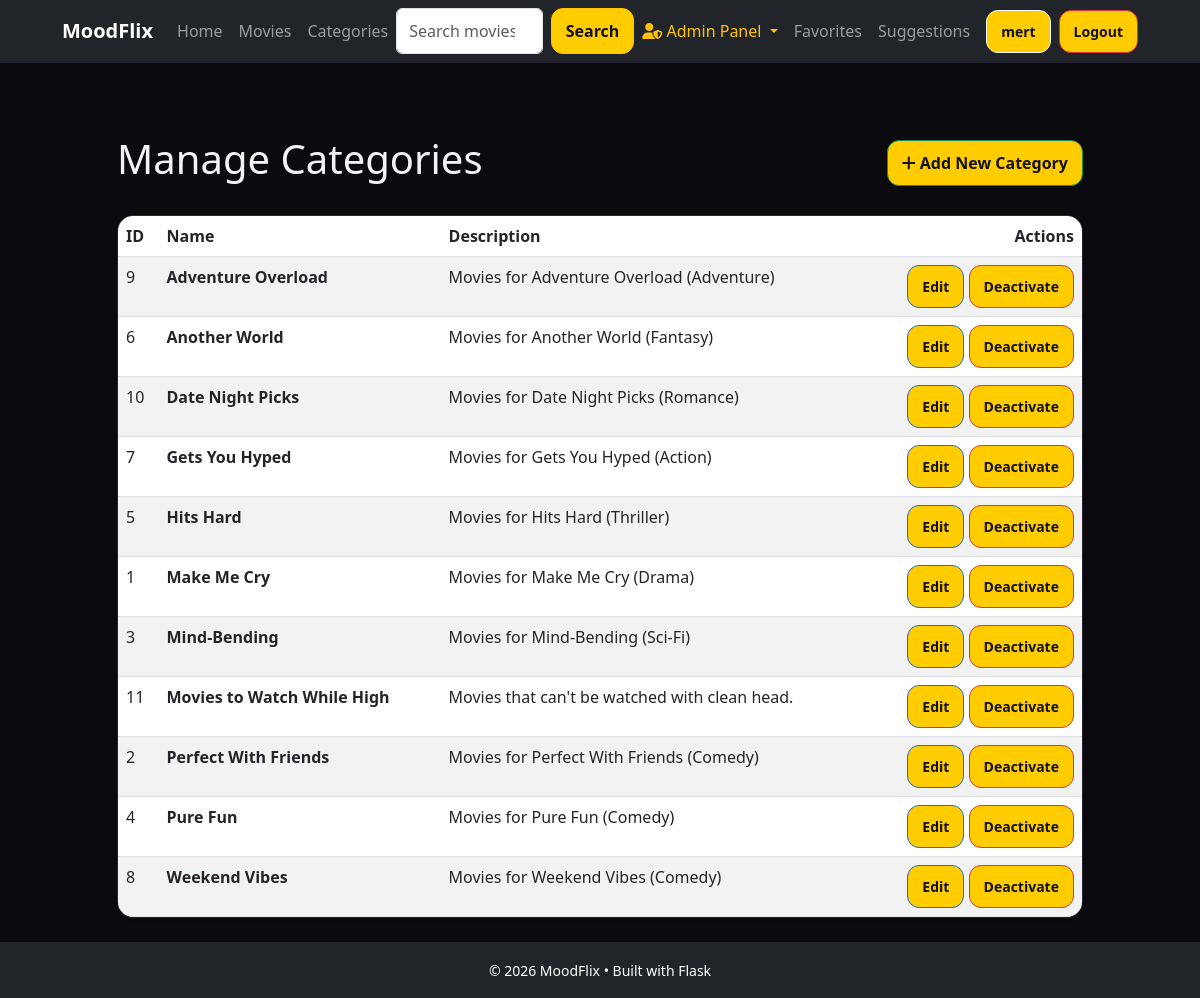
The app's page /admin/categories (signed in) with its own data.
### app/models/user.py (models this page shows, shortened)
class User(UserMixin, db.Model):
    __tablename__ = "users"
    id = db.Column(db.Integer, primary_key=True)
    email = db.Column(db.String(120), unique=True, nullable=False)
    username = db.Column(db.String(50), nullable=False)
    password_hash = db.Column(db.String(128), nullable=False)
    role = db.Column(db.String(20), nullable=False, default="user")  # "user" or "admin"
    created_at = db.Column(db.DateTime, nullable=False, default=datetime.utcnow)
    is_active = db.Column(db.Boolean, nullable=False, default=True)
    comments = db.relationship('Comment', backref='user', lazy='dynamic', cascade='all, delete-orphan')
    ratings = db.relationship('Rating', backref='user', lazy='dynamic', cascade='all, delete-orphan')
    favorites = db.relationship('Favorite', backref='user', lazy='dynamic', cascade='all, delete-orphan')
    suggestions = db.relationship('Suggestion', backref='user', lazy='dynamic', cascade='all, delete-orphan')

### app/models/mood_category.py (models this page shows, shortened)
class MoodCategory(db.Model):
    __tablename__ = "mood_categories"
    id = db.Column(db.Integer, primary_key=True)
    name = db.Column(db.String(255), nullable=False)
    description = db.Column(db.Text, nullable=True)

### app/controllers/admin_controller.py (the view)
@admin_bp.get("/categories")
def list_categories():
    guard = _require_admin()
    if guard:
        return guard
    categories = AdminService.adminListCategories()
    return render_template("admin/categories.html", categories=categories)

### app/__init__.py (called while the page is built)
def init_extensions(app: Flask) -> None:
    db.init_app(app)
    import_models()
    migrate.init_app(app, db)
    login_manager.init_app(app)
    login_manager.login_view = "auth.login"
    from app.models.user import User
    @login_manager.user_loader
    def load_user(user_id):
        return User.query.get(int(user_id))

### app/controllers/admin_controller.py (called while the page is built)
def _require_admin():
    if not current_user.is_authenticated:
        flash("Please log in as admin.", "error")
        return redirect(url_for("auth.login"))
    if getattr(current_user, "role", None) != "admin":
        flash("Admin access required.", "error")
        return redirect(url_for("home.index"))
    return None

### app/services/admin_service.py (called while the page is built)
    @staticmethod
    def adminListCategories() -> list[MoodCategory]:
        return MoodCategory.query.order_by(MoodCategory.name.asc()).all()

### app/views/templates/admin/categories.html (shortened to what this page needs)
{% extends "base.html" %}
{% block content %}
<div class="container mt-5">
    <div class="d-flex justify-content-between align-items-center mb-4">
        <h1>Manage Categories</h1>
        <a href="{{ url_for('admin.add_category') }}" class="btn btn-success">
            <i class="fas fa-plus"></i> Add New Category
        </a>
    </div>
    <div class="card shadow-sm">
        <div class="card-body p-0">
            <table class="table table-striped table-hover mb-0">
                <thead class="thead-dark">
                    <tr>
                        <th>ID</th>
                        <th>Name</th>
                        <th>Description</th>
                        <th class="text-end">Actions</th>
                    </tr>
                </thead>
                <tbody>
                    {% for category in categories %}
                    <tr>
                        <td>{{ category.id }}</td>
                        <td class="fw-bold">{{ category.name }}</td>
                        <td>{{ category.description }}</td>
                        <td class="text-end">
                            <a href="{{ url_for('admin.edit_category', category_id=category.id) }}" class="btn btn-sm btn-outline-primary">
                                Edit
                            </a>
                            <form action="{{ url_for('admin.deactivate_category', category_id=category.id) }}" method="POST" class="d-inline-block" onsubmit="return confirm('Are you sure? This will remove this category from all movies.');">
                                <button type="submit" class="btn btn-sm btn-outline-danger">
                                    Deactivate
                                </button>
                            </form>
                        </td>
                    </tr>
                    {% else %}
                    <tr>
                        <td colspan="4" class="text-center py-4">
                            <p class="text-muted mb-0">No categories found.</p>
                        </td>
                    </tr>
                    {% endfor %}
                </tbody>
            </table>
        </div>
    </div>
</div>
{% endblock %}

### app/views/templates/base.html (shortened to what this page needs)
<!doctype html>
<html lang="en">
<head>
  <link href="https://cdn.jsdelivr.net/npm/bootstrap@5.3.0/dist/css/bootstrap.min.css" rel="stylesheet">
  <link rel="stylesheet" href="https://cdnjs.cloudflare.com/ajax/libs/font-awesome/6.0.0/css/all.min.css">
  <link rel="stylesheet" href="{{ url_for('static', filename='css/style.css') }}">
</head>
<body>
  <nav class="navbar navbar-expand-lg navbar-dark bg-dark sticky-top" style = "z-index: 1050;">
    <div class="container">
      <a href="{{ url_for('home.index') }}" class="navbar-brand fw-bold">MoodFlix</a>
      <div class="collapse navbar-collapse" id="navbarNav">
        <ul class="navbar-nav me-auto">
            <li class="nav-item">
                <a class="nav-link" href="{{ url_for('home.index') }}"> {{ 'Home' | translate }} </a>
            </li>
            <li class="nav-item">
                <a class="nav-link" href="{{ url_for('movie.list_movies') }}"> {{ 'Movies' | translate }} </a>
            </li>
            <li class="nav-item">
                <a class="nav-link" href="{{ url_for('movie.list_categories') }}"> {{ 'Categories' | translate }} </a>
            </li>
        </ul>
        <form class="d-flex mx-auto" method="GET" action="{{ url_for('home.search_movies') }}">
            <input class="form-control me-2" type="search" name="q" placeholder="{{ 'Search movies...' | translate }}" value="{{ request.args.get('q', '') }}">
            <button class="btn btn-outline-warning" type="submit">{{ 'Search' | translate }}</button>
        </form>
        <ul class="navbar-nav ms-auto align-items-center">
            {% if current_user.is_authenticated %}
                {% if current_user.role == 'admin' %}
                <li class="nav-item dropdown">
                    <a class="nav-link dropdown-toggle text-warning" href="#" id="adminDropdown" role="button" data-bs-toggle="dropdown" aria-expanded="false">
                        <i class="fas fa-user-shield"></i> {{ 'Admin Panel' | translate }}
                    </a>
                </li>
                {% endif %}
                <li class="nav-item">
                    <a class="nav-link" href="{{ url_for('favorite.list_favorites') }}">{{ 'Favorites' | translate }}</a>
                </li>
                <li class="nav-item">
                    <a class="nav-link" href="{{ url_for('suggestion.list_suggestions') }}">{{ 'Suggestions' | translate }}</a>
                </li>
                <li class="nav-item ms-2">
                    <a class="btn btn-sm btn-outline-light" href="{{ url_for('auth.view_profile', user_id=current_user.id) }}">
                        {{ current_user.username }}
                    </a>
                </li>
                <li class="nav-item ms-2">
                    <form action="{{ url_for('auth.logout') }}" method="POST" class="d-inline">
                        <button type="submit" class="btn btn-sm btn-danger">{{ 'Logout' | translate }}</button>
                    </form>
                </li>
            {% endif %}
        </ul>
      </div>
    </div>
  </nav>
  <main class="container py-4" style="min-height: 80vh;">
    {% block content %}{% endblock %}
  </main>
  <footer class="bg-dark text-white text-center py-3 mt-auto">
    <div class="container">
      <small>© 2026 MoodFlix • Built with Flask</small>
    </div>
  </footer>
</body>
</html>

### app/views/static/css/style.css (style rules this page uses)
:root { --bg: #0b0b0f; --panel: #12121a; --text: #f3f3f7; --muted: #a7a7b6; --line: #232333; --accent: #ffcc00; }
* { box-sizing: border-box; }
body { margin: 0; font-family: system-ui, -apple-system, Segoe UI, Roboto, Arial; background: var(--bg); color: var(--text); }
.container { width: min(1100px, 92%); margin: 0 auto; }
.navbar { position: sticky; top: 0; background: rgba(11, 11, 15, 0.9); border-bottom: 1px solid var(--line); }
.btn { padding: 10px 14px; border-radius: 12px; background: var(--accent); color: #111; text-decoration: none; font-weight: 700; }
.card { background: var(--panel); border: 1px solid var(--line); border-radius: 16px; overflow: hidden; text-decoration: none; color: inherit; }
.card-body { padding: 12px; }

### records on screen
User: username "mert"
MoodCategory: id "9", name "Adventure Overload", description "Movies for Adventure Overload (Adventure)"
MoodCategory: id "6", name "Another World", description "Movies for Another World (Fantasy)"
MoodCategory: id "10", name "Date Night Picks", description "Movies for Date Night Picks (Romance)"
MoodCategory: id "7", name "Gets You Hyped", description "Movies for Gets You Hyped (Action)"
MoodCategory: id "5", name "Hits Hard", description "Movies for Hits Hard (Thriller)"
MoodCategory: id "1", name "Make Me Cry", description "Movies for Make Me Cry (Drama)"
MoodCategory: id "3", name "Mind-Bending", description "Movies for Mind-Bending (Sci-Fi)"
MoodCategory: id "11", name "Movies to Watch While High", description "Movies that can't be watched with clean head."
MoodCategory: id "2", name "Perfect With Friends", description "Movies for Perfect With Friends (Comedy)"
MoodCategory: id "4", name "Pure Fun", description "Movies for Pure Fun (Comedy)"
MoodCategory: id "8", name "Weekend Vibes", description "Movies for Weekend Vibes (Comedy)"

### other values on screen
{{ 'Home' | translate }} "Home"
{{ 'Movies' | translate }} "Movies"
{{ 'Categories' | translate }} "Categories"
{{ 'Search' | translate }} "Search"
{{ 'Admin Panel' | translate }} "Admin Panel"
{{ 'Favorites' | translate }} "Favorites"
{{ 'Suggestions' | translate }} "Suggestions"
{{ 'Logout' | translate }} "Logout"
